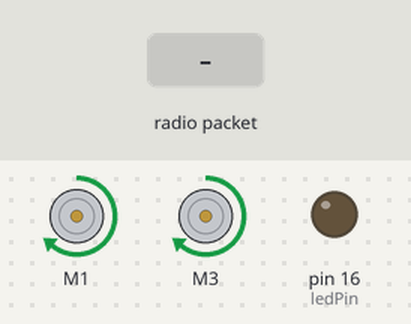
This sketch was run on a simulated Arduino Uno, built with avr-gcc and run on an emulated ATmega328P. On the bench: 2 × DC motor (green arrow = forward, orange = backward, longer = faster), output pins drawn as LEDs (lit = HIGH). Inputs (shaded band) come from the test bench. No radio packets arrive unless stated.

Above: at 1.5 s.
1.6 s: radio packet "r" arrives
At 2.9 s:
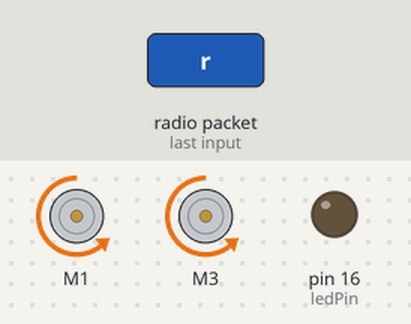
3.8 s: radio packet "i" arrives
At 5.3 s:
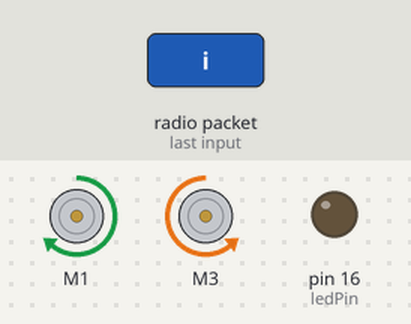
5.6 s: radio packet "d" arrives
At 6.9 s:
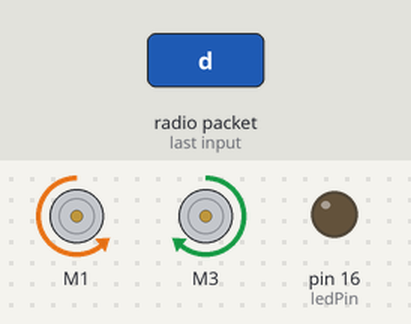
7.4 s: radio packet "1" arrives
At 7.55 s:
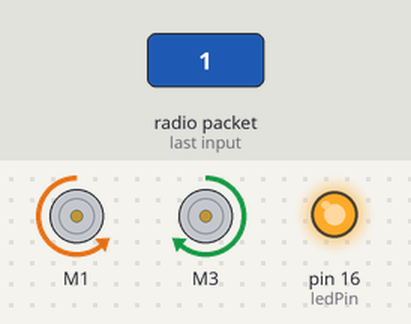
Timing chart, 0 to 10.2 s (numbered marks = the images above; inputs shaded):
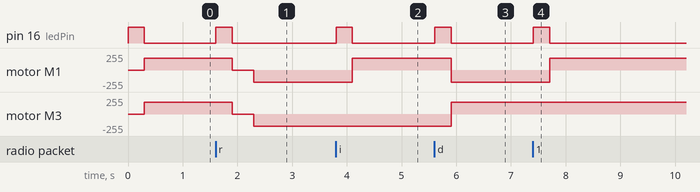

Measured:
- after the input at 1.6 s, pin 16 (ledPin): LOW → HIGH at once, → LOW 0.30 s later; motor M1, motor M3: forward 180/255 → stopped after 0.30 s, → backward 180/255 0.40 s later
- after the input at 3.8 s, pin 16 (ledPin): LOW → HIGH at once, → LOW 0.30 s later; motor M1: backward 180/255 → forward 180/255 after 0.30 s
- after the input at 5.6 s, pin 16 (ledPin): LOW → HIGH at once, → LOW 0.30 s later; motor M1: forward 180/255 → backward 180/255 after 0.30 s; motor M3: backward 180/255 → forward 180/255 after 0.30 s
- after the input at 7.4 s, pin 16 (ledPin): LOW → HIGH at once, → LOW 0.30 s later; motor M1: backward 180/255 → forward 180/255 after 0.31 s

The sketch:

RECEPTOR_FINAL.ino
```cpp
#include <VirtualWire.h>
#include <AFMotor.h>

const int dataPin = 9;
const int ledPin = 16;

//Varaiables del motor
AF_DCMotor M1(1);
AF_DCMotor M2(3);

// Agregue
int Trig = 15;
int Echo = 14;

int cont = 0;
int aux = 0;

void setup()
{
  // Agregue
  //Serial.begin (9600);
  M1.setSpeed(180);
  M2.setSpeed(180);

  pinMode(Trig, OUTPUT);
  pinMode(Echo, INPUT);
  //

  vw_setup(2000);
  vw_set_rx_pin(dataPin);
  vw_rx_start();

  //Varaiables del motor
  M1.setSpeed(180);
  M2.setSpeed(180);

  pinMode(ledPin, OUTPUT);
  digitalWrite(ledPin, true);
  delay(300);
  digitalWrite(ledPin, false);

  M1.run(FORWARD);
  M2.run(FORWARD);
}

void loop()
{
  uint8_t data;
  uint8_t dataLength = 1;

  if (vw_get_message(&data, &dataLength))
  {
    /*if ((char)data == 'a')
      {
      digitalWrite(ledPin, true);
      delay(300);
      digitalWrite(ledPin, false);
      //Avanzar
      M1.run(FORWARD);
      M2.run(FORWARD);
      }*/
    if ((char)data == 'r')
    {
      digitalWrite(ledPin, true);
      delay(300);
      digitalWrite(ledPin, false);
      //Detener
      M1.run(RELEASE);
      M2.run(RELEASE);
      delay(400);
      //Retroceder
      M1.run(BACKWARD);
      M2.run(BACKWARD);
      delay(400);
    }
    else if ((char)data == 'i')
    {
      digitalWrite(ledPin, true);
      delay(300);
      digitalWrite(ledPin, false);
      //Gira a la izquierda
      M1.run(FORWARD);
      M2.run(BACKWARD);
    }
    else if ((char)data == 'd')
    {
      digitalWrite(ledPin, true);
      delay(300);
      digitalWrite(ledPin, false);
      //Gira a la derecha
      M1.run(BACKWARD);
      M2.run(FORWARD);
    }/*
    else if ((char)data == 's')
    {
      digitalWrite(ledPin, true);
      delay(300);
      digitalWrite(ledPin, false);
      //Detener
      M1.run(RELEASE);
      M2.run(RELEASE);
      delay(400);
    }*/
    else {
      digitalWrite(ledPin, true);
      delay(300);
      digitalWrite(ledPin, false);
      //Avanzar
      M1.run(FORWARD);
      M2.run(FORWARD);
    }
  }
  delay(100);
}
```
